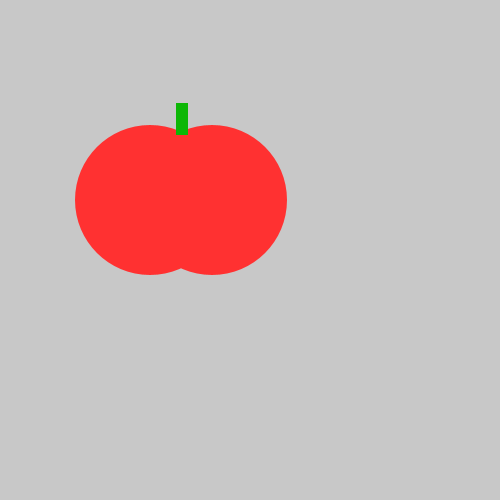
Frame 1 (no input)
Frame 60 (the mouse pressed at the canvas centre just before this capture): identical to frame 1, image omitted
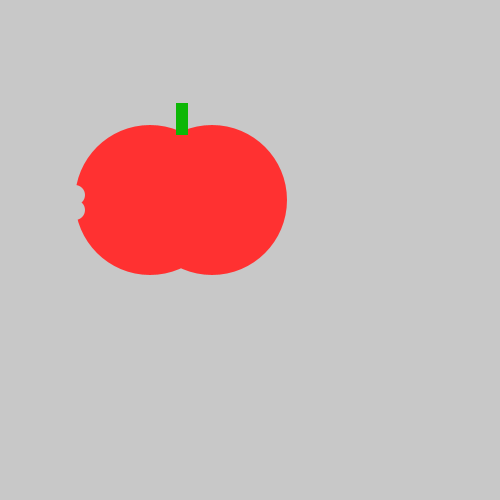
Frame 120 (the mouse held since frame 60 and released just before this capture)

The Processing sketch that drew these frames (run headless with seeded random() and noise(); from frame 60 on, the mouse is pressed at the canvas centre):

// Processing sketch: tasty_tomato
// ── tasty_tomato.pde
void setup() {
    size(500, 500);
}
void draw() {
    background(200, 200, 200);
    noStroke();
    fill(#FF3131);
    ellipse(150, 200, 150, 150);
    ellipse(212, 200, 150, 150);
    fill(#0DB706);
    rect(176, 103, 12, 32);
    fill(200, 200, 200);
    if(mousePressed){
    ellipse(75, 195, 20, 20);
    ellipse(75, 210, 20, 20);
    }    
}
